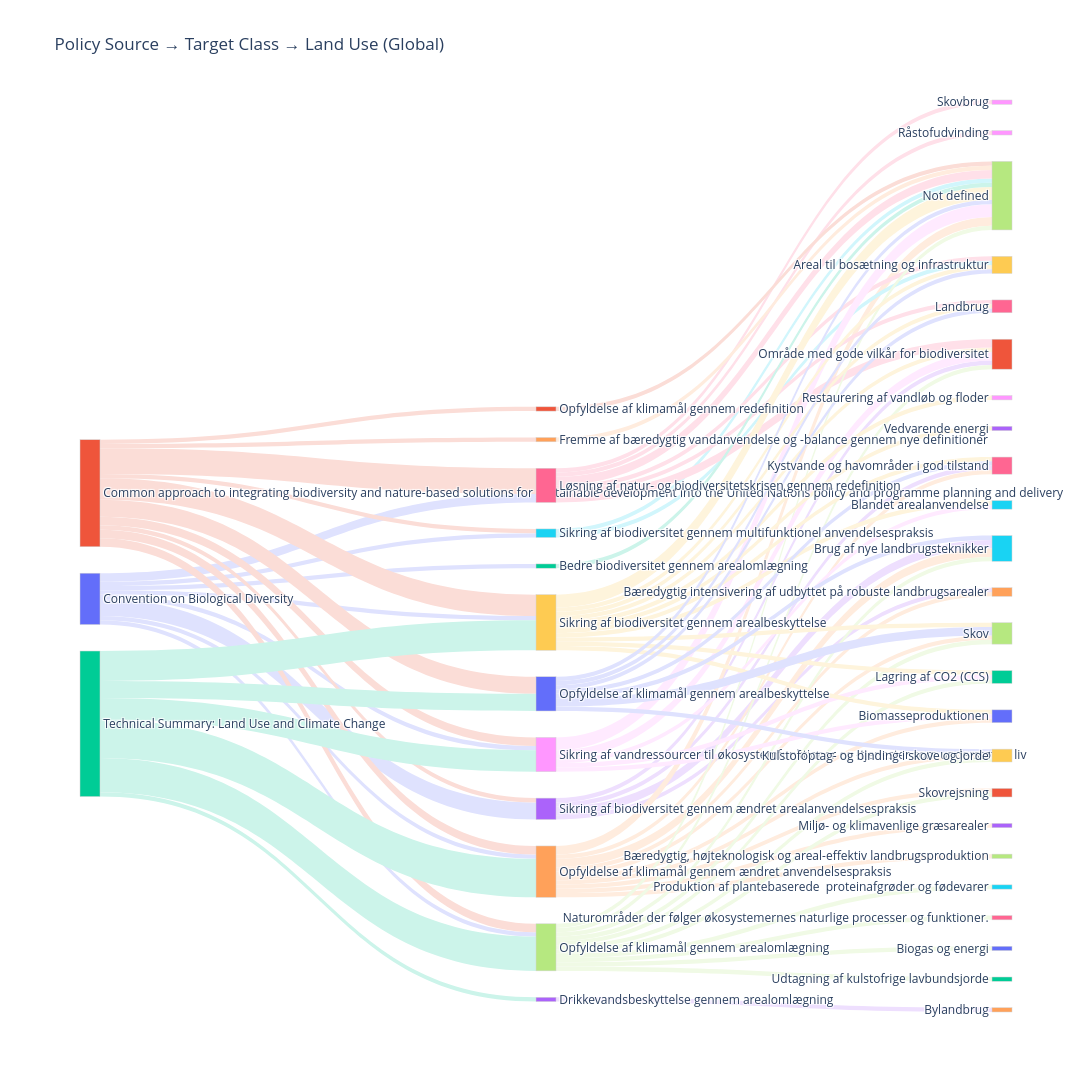

The cell this chart's notebook holds for it:
### Code cell
# Brug Plotlys palette
node_colors = plotly.colors.qualitative.Plotly

# Tildel farver til unikke labels (noder)
color_map = {label: node_colors[i % len(node_colors)] for i, label in enumerate(unique_labels)}

# Liste med farver i samme rækkefølge som unique_labels
node_colors_list = [color_map[label] for label in unique_labels]


# Funktion til at lysne farver (uden brug af gennemsigtighed)
def lighten(hex_color, factor=0.5):
    from plotly.colors import hex_to_rgb
    r, g, b = hex_to_rgb(hex_color)
    r = int(r + (255 - r) * factor)
    g = int(g + (255 - g) * factor)
    b = int(b + (255 - b) * factor)
    return f'rgb({r},{g},{b})'

# Lysnet farve til hver link ud fra source-node
link_colors = [lighten(node_colors_list[src], factor=0.8) for src in all_links['source']]



# Trin 3: Sankey-diagram
fig = go.Figure(data=[go.Sankey(
    arrangement='snap',
    node=dict(
        pad=90,
        thickness=20,
        line=dict(color="lightgray", width=0.5),
        label=list(unique_labels),
        color=node_colors_list
    ),
    link=dict(
        source=all_links['source'],
        target=all_links['target'],
        value=all_links['value'],
        color=link_colors
    )
)])
fig.update_layout(title_text="Policy Source → Target Class → Land Use (Global)", font_size=12, height=1200, width=2500)
fig.show()

### Figure 1 — Plotly figure (JSON) as saved in the notebook; plotly's stock layout.template omitted (floating-point values rounded to 4 significant figures)
{"data": [{"arrangement": "snap", "link": {"color": ["rgb(223,226,254)", "rgb(223,226,254)", "rgb(223,226,254)", "rgb(223,226,254)", "rgb(223,226,254)", "rgb(223,226,254)", "rgb(223,226,254)", "rgb(223,226,254)", "rgb(251,221,215)", "rgb(251,221,215)", "rgb(251,221,215)", "rgb(251,221,215)", "rgb(251,221,215)", "rgb(251,221,215)", "rgb(251,221,215)", "rgb(251,221,215)", "rgb(251,221,215)", "rgb(251,221,215)", "rgb(204,244,234)", "rgb(204,244,234)", "rgb(204,244,234)", "rgb(204,244,234)", "rgb(204,244,234)", "rgb(204,244,234)", "rgb(238,223,254)", "rgb(238,223,254)", "rgb(238,223,254)", "rgb(238,223,254)", "rgb(255,236,222)", "rgb(255,236,222)", "rgb(255,236,222)", "rgb(255,236,222)", "rgb(255,236,222)", "rgb(255,236,222)", "rgb(255,236,222)", "rgb(255,236,222)", "rgb(255,236,222)", "rgb(255,236,222)", "rgb(209,246,252)", "rgb(209,246,252)", "rgb(255,224,233)", "rgb(255,224,233)", "rgb(255,224,233)", "rgb(255,224,233)", "rgb(255,224,233)", "rgb(255,224,233)", "rgb(240,250,229)", "rgb(240,250,229)", "rgb(240,250,229)", "rgb(240,250,229)", "rgb(240,250,229)", "rgb(240,250,229)", "rgb(240,250,229)", "rgb(240,250,229)", "rgb(240,250,229)", "rgb(240,250,229)", "rgb(240,250,229)", "rgb(255,234,255)", "rgb(255,234,255)", "rgb(255,234,255)", "rgb(255,234,255)", "rgb(255,234,255)", "rgb(254,244,220)", "rgb(254,244,220)", "rgb(254,244,220)", "rgb(254,244,220)", "rgb(254,244,220)", "rgb(254,244,220)", "rgb(254,244,220)", "rgb(254,244,220)", "rgb(254,244,220)", "rgb(254,244,220)", "rgb(254,244,220)", "rgb(223,226,254)", "rgb(223,226,254)", "rgb(223,226,254)", "rgb(223,226,254)", "rgb(223,226,254)", "rgb(223,226,254)", "rgb(223,226,254)", "rgb(251,221,215)", "rgb(204,244,234)", "rgb(238,223,254)", "rgb(255,236,222)"], "source": [0, 0, 0, 0, 0, 0, 0, 0, 1, 1, 1, 1, 1, 1, 1, 1, 1, 1, 2, 2, 2, 2, 2, 2, 3, 3, 3, 3, 4, 4, 4, 4, 4, 4, 4, 4, 4, 4, 5, 5, 6, 6, 6, 6, 6, 6, 7, 7, 7, 7, 7, 7, 7, 7, 7, 7, 7, 8, 8, 8, 8, 8, 9, 9, 9, 9, 9, 9, 9, 9, 9, 9, 9, 10, 10, 10, 10, 10, 10, 10, 11, 12, 13, 14], "target": [3, 4, 5, 6, 7, 8, 9, 12, 3, 4, 5, 6, 7, 8, 9, 10, 11, 14, 4, 7, 8, 9, 10, 13, 15, 16, 21, 24, 15, 16, 17, 20, 23, 24, 27, 29, 31, 37, 17, 19, 17, 18, 19, 21, 36, 38, 15, 17, 21, 22, 25, 26, 27, 29, 30, 31, 32, 17, 20, 21, 22, 35, 16, 17, 19, 20, 21, 22, 27, 28, 33, 35, 36, 15, 16, 17, 19, 27, 29, 36, 17, 17, 34, 17], "value": [4, 1, 1, 2, 1, 1, 1, 1, 1, 2, 1, 6, 2, 2, 5, 4, 1, 1, 9, 8, 5, 7, 4, 1, 2, 1, 1, 1, 2, 1, 2, 1, 1, 1, 1, 1, 1, 1, 1, 1, 2, 1, 1, 2, 1, 1, 1, 1, 1, 1, 1, 1, 1, 1, 1, 1, 1, 3, 1, 2, 1, 1, 1, 3, 1, 1, 1, 1, 1, 1, 1, 1, 1, 1, 1, 1, 1, 2, 1, 1, 1, 1, 1, 1]}, "node": {"color": ["#636EFA", "#EF553B", "#00CC96", "#AB63FA", "#FFA15A", "#19D3F3", "#FF6692", "#B6E880", "#FF97FF", "#FECB52", "#636EFA", "#EF553B", "#00CC96", "#AB63FA", "#FFA15A", "#19D3F3", "#FF6692", "#B6E880", "#FF97FF", "#FECB52", "#636EFA", "#EF553B", "#00CC96", "#AB63FA", "#FFA15A", "#19D3F3", "#FF6692", "#B6E880", "#FF97FF", "#FECB52", "#636EFA", "#EF553B", "#00CC96", "#AB63FA", "#FFA15A", "#19D3F3", "#FF6692", "#B6E880", "#FF97FF"], "label": ["Convention on Biological Diversity", "Common approach to integrating biodiversity and nature-based solutions for sustainable development into the United Nations policy and programme planning and delivery", "Technical Summary: Land Use and Climate Change", "Sikring af biodiversitet gennem ændret arealanvendelsespraksis", "Opfyldelse af klimamål gennem ændret anvendelsespraksis", "Sikring af biodiversitet gennem multifunktionel anvendelsespraksis", "Løsning af natur- og biodiversitetskrisen gennem redefinition", "Opfyldelse af klimamål gennem arealomlægning", "Sikring af vandressourcer til økosystemfunktioner og -tjenester som understøtter liv", "Sikring af biodiversitet gennem arealbeskyttelse", "Opfyldelse af klimamål gennem arealbeskyttelse", "Opfyldelse af klimamål gennem redefinition", "Bedre biodiversitet gennem arealomlægning", "Drikkevandsbeskyttelse gennem arealomlægning", "Fremme af bæredygtig vandanvendelse og -balance gennem nye definitioner", "Brug af nye landbrugsteknikker", "Kystvande og havområder i god tilstand", "Not defined", "Skovbrug", "Areal til bosætning og infrastruktur", "Biomasseproduktionen", "Område med gode vilkår for biodiversitet", "Lagring af CO2 (CCS)", "Miljø- og klimavenlige græsarealer", "Bæredygtig intensivering af udbyttet på robuste landbrugsarealer", "Produktion af plantebaserede  proteinafgrøder og fødevarer", "Naturområder der følger økosystemernes naturlige processer og funktioner.", "Skov", "Restaurering af vandløb og floder", "Kulstofoptag- og binding i skove og jorde", "Biogas og energi", "Skovrejsning", "Udtagning af kulstofrige lavbundsjorde", "Vedvarende energi", "Bylandbrug", "Blandet arealanvendelse", "Landbrug", " Bæredygtig, højteknologisk og areal-effektiv landbrugsproduktion", "Råstofudvinding"], "line": {"color": "lightgray", "width": 0.5}, "pad": 90, "thickness": 20}, "type": "sankey"}], "layout": {"font": {"size": 12}, "height": 1200, "title": {"text": "Policy Source → Target Class → Land Use (Global)"}, "width": 2500}}
